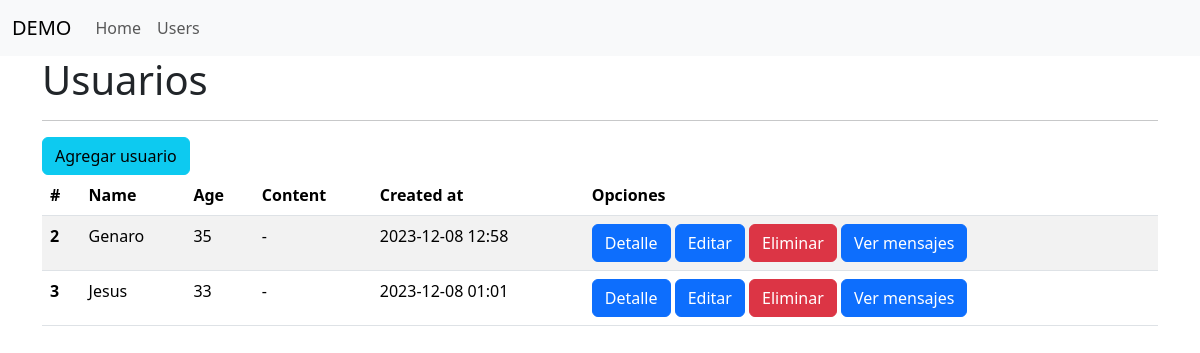
/users, run on an earlier commit of the app's database.
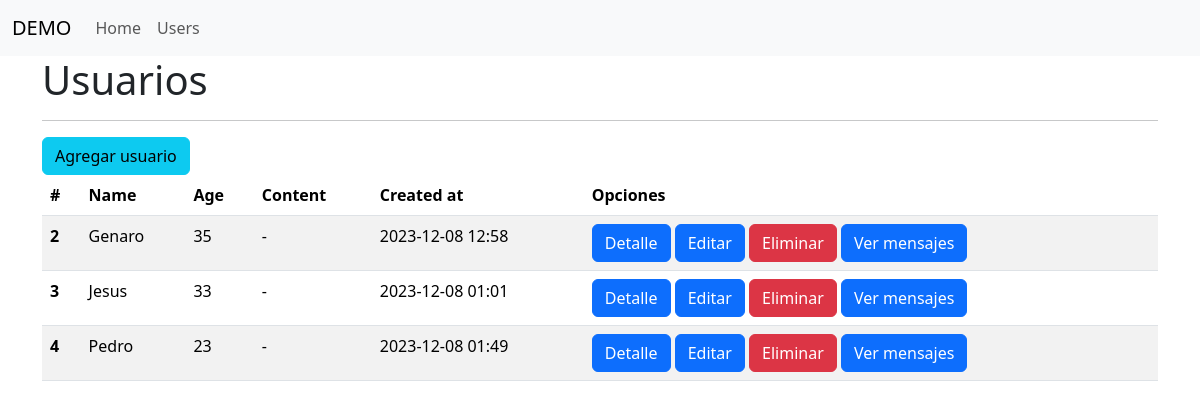
And on a later commit of the database.
### 05/main.py (models this page shows, shortened)
class User(db.Model):
    id = db.Column(db.Integer, primary_key=True, autoincrement=True)
    name = db.Column(db.String(150), nullable=False)
    age = db.Column(db.Integer, nullable=False)
    content = db.Column(db.Text, nullable=True)
    created_at = db.Column(db.DateTime(timezone=True), server_default=func.now())

### 05/main.py (the view)
@app.route("/users")
def users():
    users_data = User.query.all()
    return render_template("users.html", users=users_data)

### 05/templates/users.html (shortened to what this page needs)
{% extends 'base.html' %}
{% block content %}
    <h1>Usuarios</h1>
    <hr>
    <a href="{{ url_for('users_add') }}" class="btn btn-info">Agregar usuario</a>
    <table class="table table-striped">
      <thead>
        <tr>
          <th scope="col">#</th>
          <th scope="col">Name</th>
          <th scope="col">Age</th>
          <th scope="col">Content</th>
          <th scope="col">Created at</th>
          <th scope="col">Opciones</th>
        </tr>
      </thead>
      <tbody>
        {% for user in users %}
        <tr>
          <th scope="row">{{ user.id }}</th>
          <td>{{ user.name|title }}</td>
          <td>{{ user.age }}</td>
          {% if user.content %}
          <td>{{ user.content|safe }}</td>
          {% else %}
          <td>-</td>
          {% endif %}
          <td>{{ user.created_at.strftime("%Y-%m-%d %I:%M") }}</td>
          <td>
            <a href="{{ url_for('users_by_id', id=user.id)}}" class="btn btn-primary">Detalle</a>
            <a href="{{ url_for('users_edit_by_id', id=user.id)}}" class="btn btn-primary">Editar</a>
            <a href="{{ url_for('users_delete_by_id', id=user.id)}}" class="btn btn-danger">Eliminar</a>
            <a href="{{ url_for('messages_by_user', user_id=user.id)}}" class="btn btn-primary">Ver mensajes</a>
          </td>
        </tr>
        {% endfor %}
      </tbody>
    </table>
{% endblock %}

### 05/templates/base.html (shortened to what this page needs)
<!doctype html>
<html lang="en" class="h-100" data-bs-theme="auto">
  <head>
    <link href="https://cdn.jsdelivr.net/npm/bootstrap@5.3.2/dist/css/bootstrap.min.css" rel="stylesheet">
  </head>
  <body>
    <nav class="navbar navbar-expand-lg bg-body-tertiary">
      <div class="container-fluid">
        <a class="navbar-brand" href="#">DEMO</a>
        <div class="collapse navbar-collapse" id="navbarSupportedContent">
          <ul class="navbar-nav me-auto mb-2 mb-lg-0">
            <li class="nav-item">
              <a class="nav-link" aria-current="page" href="{{ url_for('index') }}">Home</a>
            </li>
            <li class="nav-item">
              <a class="nav-link" href="{{ url_for('users') }}">Users</a>
            </li>
          </ul>
        </div>
      </div>
    </nav>
    <div class="container">
        <div class="row align-items-center">
            <div class="col">
                {% block content %}
                {% endblock %}
            </div>
        </div>
    </div>
  </body>
</html>

What changed in the data, as far as the page shows it:
added User: id "4", name "Pedro", age "23", created_at "2023-12-08 01:49"
